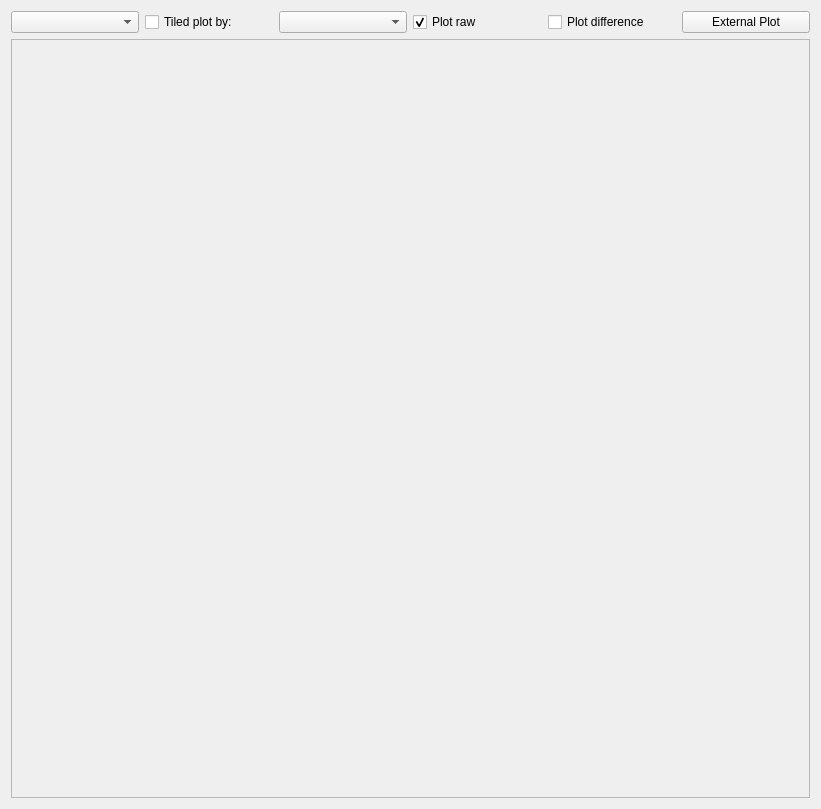
<?xml version="1.0" encoding="UTF-8"?>
<ui version="4.0">
 <class>fitting_tab</class>
 <widget class="QWidget" name="fitting_tab">
  <property name="geometry">
   <rect>
    <x>0</x>
    <y>0</y>
    <width>821</width>
    <height>809</height>
   </rect>
  </property>
  <property name="windowTitle">
   <string>Form</string>
  </property>
  <layout class="QVBoxLayout" name="verticalLayout">
   <item>
    <layout class="QHBoxLayout" name="controlLayout">
     <property name="sizeConstraint">
      <enum>QLayout::SetDefaultConstraint</enum>
     </property>
     <property name="rightMargin">
      <number>0</number>
     </property>
     <item>
      <widget class="QComboBox" name="plot_type_combo"/>
     </item>
     <item>
      <widget class="QCheckBox" name="tiled_plot_checkbox">
       <property name="text">
        <string>Tiled plot by:</string>
       </property>
      </widget>
     </item>
     <item>
      <widget class="QComboBox" name="tiled_by_combo">
       <property name="currentIndex">
        <number>-1</number>
       </property>
      </widget>
     </item>
     <item>
      <widget class="QCheckBox" name="plot_raw_checkbox">
       <property name="text">
        <string>Plot raw</string>
       </property>
       <property name="checked">
        <bool>true</bool>
       </property>
      </widget>
     </item>
     <item>
      <widget class="QCheckBox" name="plot_diff_checkbox">
       <property name="text">
        <string>Plot difference</string>
       </property>
      </widget>
     </item>
     <item>
      <widget class="QPushButton" name="external_plot_button">
       <property name="text">
        <string>External Plot</string>
       </property>
      </widget>
     </item>
    </layout>
   </item>
   <item>
    <widget class="QFrame" name="canvasFrame">
     <property name="sizePolicy">
      <sizepolicy hsizetype="Preferred" vsizetype="Expanding">
       <horstretch>0</horstretch>
       <verstretch>0</verstretch>
      </sizepolicy>
     </property>
     <property name="frameShape">
      <enum>QFrame::StyledPanel</enum>
     </property>
     <property name="frameShadow">
      <enum>QFrame::Plain</enum>
     </property>
     <property name="lineWidth">
      <number>1</number>
     </property>
     <property name="midLineWidth">
      <number>0</number>
     </property>
    </widget>
   </item>
   <item>
    <layout class="QHBoxLayout" name="optionsLayout">
     <property name="sizeConstraint">
      <enum>QLayout::SetDefaultConstraint</enum>
     </property>
    </layout>
   </item>
  </layout>
 </widget>
 <resources/>
 <connections/>
</ui>
